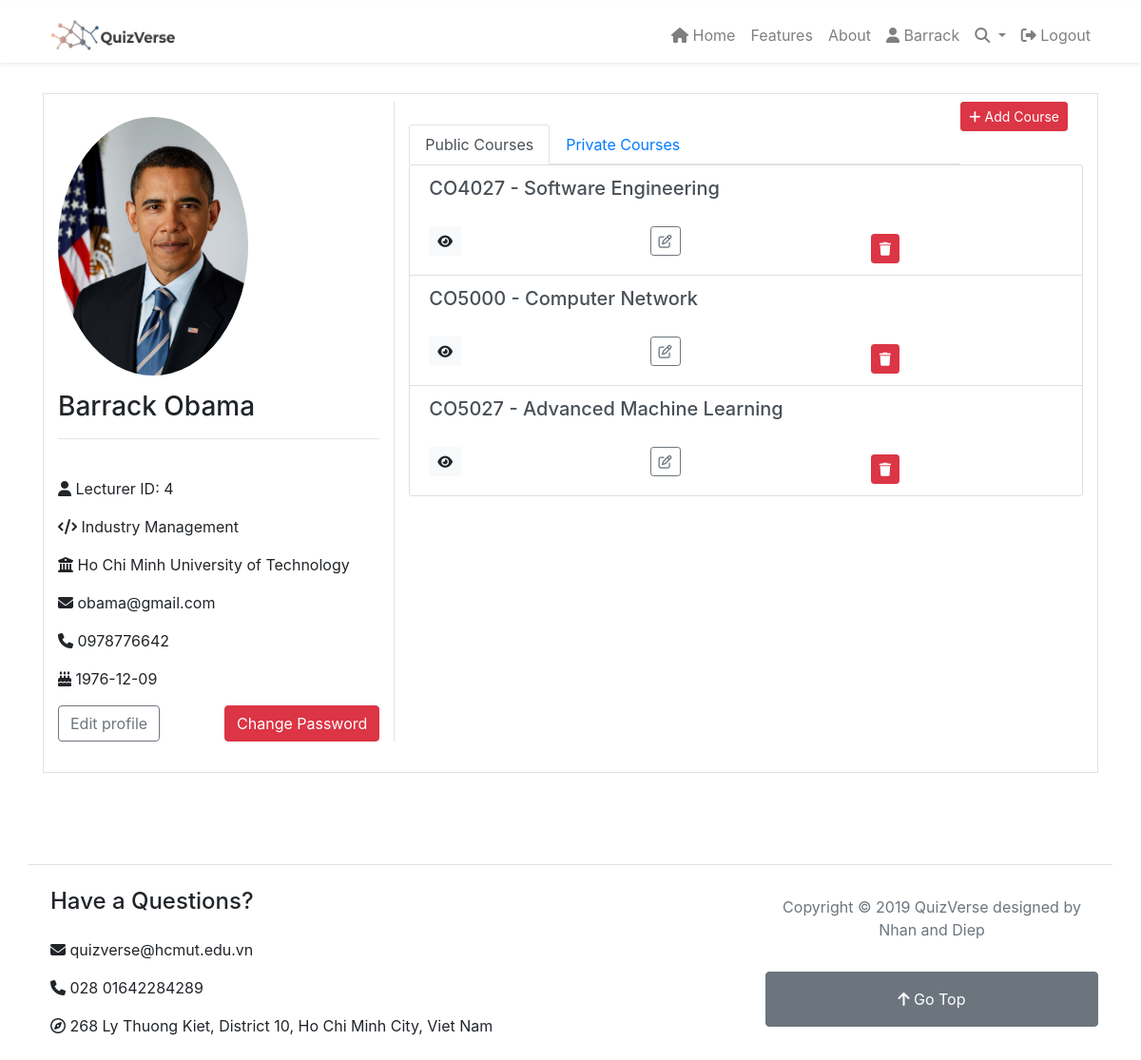
Screenshot of /courses (signed in) with the database file from the repository.
### tables this page shows
CREATE TABLE `users` (
  `id` int(11) NOT NULL,
  `fname` varchar(255) NOT NULL,
  `lname` varchar(255) NOT NULL,
  `email` varchar(255) NOT NULL,
  `password` varchar(255) NOT NULL,
  `dob` date NOT NULL,
  `phone` varchar(255) NOT NULL,
  `lid` varchar(255) NOT NULL,
  `faculty` varchar(255) NOT NULL,
  `role` varchar(255) NOT NULL DEFAULT 'lecturer',
  `avatar` varchar(255) NOT NULL
);

CREATE TABLE `courses` (
  `id` int(11) NOT NULL,
  `course_id` varchar(255) NOT NULL,
  `name` varchar(255) NOT NULL,
  `user_id` int(11) NOT NULL,
  `privacy` varchar(255) NOT NULL
);

### app/controllers/Courses.php (called while the page is built, shortened)
<?php
class Courses extends Controller
{
    public function __construct()
    {
        $this->courseModel = $this->model('Course');
    }
    public function index()
    {
        $courses = $this->courseModel->getCourses();
        $user_data = $this->courseModel->getUserData();
        $data = [
            'courses' => $courses,
            'user_data' => $user_data
        ];
        $this->view('courses/index', $data);
    }
}

### app/libraries/Core.php (called while the page is built, shortened)
<?php
    class Core {
        protected $currentMethod = 'index';
        public function __construct(){
            $url = $this->getUrl();
            if(file_exists('../app/controllers/' . ucwords($url[0]) . '.php')){
                unset($url[0]);
            }
            $this->currentController = new $this->currentController;
            $this->params = $url ? array_values($url) : [];
            call_user_func_array([$this->currentController, $this->currentMethod], $this->params);
        }
        public function getUrl(){
            if(isset($_GET['url'])){
                $url = rtrim($_GET['url'], '/');
                $url = filter_var($url, FILTER_SANITIZE_URL);
                $url = explode('/', $url);
                return $url;
            }
        }
    }

### public/index.php (called while the page is built, shortened)
<?php
    $init = new Core;

### app/libraries/Database.php (called while the page is built, shortened)
<?php
class Database
{
    private $host = DB_HOST;
    private $user = DB_USER;
    private $pass = DB_PASS;
    private $dbname = DB_NAME;
    private $dbh;
    private $stmt;
    public function __construct()
    {
        $dsn  = 'mysql:host=' . $this->host . ';dbname=' . $this->dbname;
        $options = array(
            PDO::ATTR_PERSISTENT => true,
            PDO::ATTR_ERRMODE => PDO::ERRMODE_EXCEPTION
        );
        try {
            $this->dbh = new PDO($dsn, $this->user, $this->pass, $options);
        } catch (PDOException $e) {
            $this->error = $e->getMessage();
            echo $this->error;
        }
    }
    public function query($sql)
    {
        $this->stmt = $this->dbh->prepare($sql);
    }
    public function execute()
    {
        return $this->stmt->execute();
    }
    public function resultSet()
    {
        $this->execute();
        return $this->stmt->fetchAll(PDO::FETCH_OBJ);
    }
    public function single()
    {
        $this->execute();
        return $this->stmt->fetch(PDO::FETCH_OBJ);
    }
}

### app/models/Course.php (called while the page is built, shortened)
<?php
class Course
{
    private $db;
    public function __construct()
    {
        $this->db = new Database;
    }
    public function getCourses()
    {
        $user_id = $_SESSION['user_id'];
        $this->db->query('SELECT *,
                            courses.id as cid,
                            courses.course_id as courseId,
                            users.id as userId
                            FROM courses
                            INNER JOIN users
                            ON courses.user_id = users.id
                            WHERE courses.user_id = '.$user_id.'
                            ORDER BY courses.course_id ASC
                            ');
        $results = $this->db->resultSet();
        return $results;
    }
    public function getUserData()
    {
        $user_id = $_SESSION['user_id'];
        $this->db->query('SELECT * FROM users WHERE id = '.$user_id);
        $results = $this->db->resultSet();
        $row = $this->db->single();
        return $row;
    }
}

### app/views/courses/index.php (the view, shortened to what this page needs)
<?php require APPROOT . '/views/inc/header.php'; ?><br>
<div class="container border py-2" id="Diep-author-container">
    <div class="row">
        <div class="col-lg-4 border-right">
            <img class="img-fluid rounded-circle mb-3 mt-3" width=200px src="<?php echo URLROOT; ?>/img/uploads/<?php echo $data['user_data']->avatar; ?>" alt="profile-picture">
            <h3><?php echo $data['user_data']->fname . ' ' . $data['user_data']->lname; ?></h3> <hr>
            <br>
            <p>
                <span><i class="fa fa-user"></i></span>
                <span>Lecturer ID: <?php echo $data['user_data']->lid; ?></span>
            </p>
            <?php if (!empty($data['user_data']->faculty)) : ?>
                <p>
                    <span><i class="fa fa-code"></i></span>
                    <span><?php echo $data['user_data']->faculty; ?></span>
                </p>
            <?php else : ?>
            <?php endif ?>
            <p>
                <span><i class="fa fa-university"></i></span>
                <span><?php echo University; ?></span>
            </p>
            <p>
                <span><i class="fa fa-envelope"></i></span>
                <span><?php echo $data['user_data']->email; ?></span>
            </p>
            <?php if (!empty($data['user_data']->phone)) : ?>
                <p>
                    <span><i class="fa fa-phone"></i></span>
                    <span><?php echo $data['user_data']->phone; ?></span>
                </p>
            <?php else : ?>
            <?php endif ?>
            <p>
                <span><i class="fa fa-birthday-cake"></i></span>
                <span><?php echo $data['user_data']->dob; ?></span>
            </p>
            <a href="<?php echo URLROOT; ?>/users/edit/<?php echo $data['user_data']->id; ?>" class="btn btn-outline-secondary">Edit profile</a>
            <a href="<?php echo URLROOT; ?>/users/changepass/<?php echo $data['user_data']->id; ?>" class="btn btn-danger float-right">Change Password</a>
        </div>
        <div class="col-lg-8">
            <a href="<?php echo URLROOT; ?>/courses/add" class="btn btn-danger pull-right btn-sm mr-3">
                <i class="fa fa-plus"></i> Add Course
            </a>
            <br>
            <ul class="nav nav-tabs" id="myTab" role="tablist">
                <li class="nav-item">
                    <a class="nav-link active a-link" id="home-tab" data-toggle="tab" href="#home" role="tab" aria-controls="home" aria-selected="true">Public Courses</a>
                </li>
                <li class="nav-item">
                    <a class="nav-link a-link" id="profile-tab" data-toggle="tab" href="#profiletab" role="tab" aria-controls="profiletab" aria-selected="false">Private Courses</a>
                </li>
            </ul>
            <div class="tab-content">
                <div class="tab-pane fade show active" role="tabpanel" aria-labelledby="home-tab">
                    <div class="list-group">
                        <?php foreach ($data['courses'] as $course) {
                            if ($course->privacy == 'public') { ?>
                                <div class="list-group-item list-group-item-action flex-column align-items-start">
                                    <div class="d-flex justify-content-between">
                                        <h5 class="mb-1"><?php echo $course->courseId; ?> - <?php echo $course->name; ?></h5>
                                    </div><br>
                                    <div class="row justify-content-around">
                                        <div class="col-sm-4">
                                            <a href="<?php echo URLROOT; ?>/topics/show/<?php echo $course->cid; ?>" class="btn btn-light btn-sm"><i class="fas fa-eye"></i></a>
                                        </div>
                                        <div class="col-sm-4">
                                            <a href="<?php echo URLROOT; ?>/courses/edit/<?php echo $course->cid; ?>" class="btn btn-outline-secondary btn-sm"><i class="far fa-edit"></i></a>
                                        </div>
                                        <div class="col-sm-4">
                                            <form onSubmit="return confirm('Are you sure?');" action="<?php echo URLROOT; ?>/courses/delete/<?php echo $course->cid; ?>" method="post">
                                                <button type="submit" class="btn btn-danger btn-sm mt-2" onClick={onSubmit}><i class="fas fa-trash"></i></button>
                                            </form>
                                        </div>
                                    </div>
                                </div>
                        <?php }
                        } ?>
                    </div>
                </div>
            </div>
        </div>
    </div>
    <br>
</div> <br><br>
<?php require APPROOT . '/views/inc/footer.php'; ?>

### app/libraries/Controller.php (shortened to what this page needs)
<?php
    class Controller {
        public function view($view, $data = []){
            if (file_exists('../app/views/' . $view . '.php')){
                require_once '../app/views/' . $view . '.php';
            } else {
                die('View does not exist');
            }
        }
    }

### app/views/inc/header.php (shortened to what this page needs)
<!DOCTYPE html>
<html lang="en">
<head>
  <link rel="stylesheet" href="https://stackpath.bootstrapcdn.com/bootstrap/4.4.1/css/bootstrap.min.css">
  <link href="https://stackpath.bootstrapcdn.com/font-awesome/4.7.0/css/font-awesome.min.css" rel="stylesheet">
  <link href="https://cdn.rawgit.com/michalsnik/aos/2.1.1/dist/aos.css" rel="stylesheet">
</head>
<body>
  <div class="contain py-2">
    <?php require APPROOT . '/views/inc/navbar.php'; ?>
  </div>
  <div class="container">

### app/views/inc/navbar.php (shortened to what this page needs)
<nav class="navbar navbar-expand-md navbar-light py-1 shadow-sm">
    <div class="container">
        <a href="<?php echo URLROOT; ?>" class="navbar-brand">
            <img src="<?php echo URLROOT; ?>/img/quizverse2.png" width="150" height="40" alt="">
        </a>
        <div class="collapse navbar-collapse" id="navbarNav">
            <ul class="navbar-nav ml-auto">
                <li class="nav-item">
                    <a href="<?php echo URLROOT; ?>" class="nav-link"><span><i class="fas fa-home"></i></span> Home</a>
                </li>
                <li class="nav-item">
                    <a href="<?php echo URLROOT; ?>/pages/features" class="nav-link">Features</a>
                </li>
                <li class="nav-item">
                    <a href="<?php echo URLROOT; ?>/pages/about" class="nav-link">About</a>
                </li>
                <?php if (isset($_SESSION['user_id'])) : ?>
                    <li class="nav-item">
                        <a class="nav-link" href="<?php echo URLROOT; ?>/courses"><i class="fas fa-user"></i> <?php echo $_SESSION['user_name']; ?></a>
                    </li>
                    <li class="nav-item dropdown">
                        <a class="nav-link dropdown-toggle" href="#" id="navbarDropdown" role="button" data-toggle="dropdown" aria-haspopup="true" aria-expanded="false">
                            <i class="fas fa-search"></i>
                        </a>
                    </li>
                    <li class="nav-item">
                        <a class="nav-link" href="<?php echo URLROOT; ?>/users/logout"><i class="fas fa-sign-out-alt"> </i> Logout</a>
                    </li>
                <?php endif; ?>
            </ul>
        </div>
    </div>
</nav>

### app/views/inc/footer.php (shortened to what this page needs)
</div>
<br> <br>
<div class="container py-3 border-top w-150">
    <div class="row">
        <div class="col-md-8 ml-auto">
            <div class="d-flex flex-column row-hl">
                <div class="item-hl p-2">
                    <h4>Have a Questions?</h4>
                </div>
                <div class="item-hl p-2">
                    <span><i class="fas fa-envelope"></i></span>
                    <span> quizverse@hcmut.edu.vn</span>
                </div>
                <div class="item-hl p-2">
                    <span><i class="fas fa-phone"></i></span>
                    <span> 028 01642284289</span>
                </div>
                <div class="item-hl p-2">
                    <span><i class="far fa-compass"></i></span>
                    <span> 268 Ly Thuong Kiet, District 10, Ho Chi Minh City, Viet Nam</span>
                </div>
            </div>
        </div>
        <div class="col-md-4 ml-auto text-center">
            <div class="d-flex flex-column row-hl">
                <div class="item-hl p-3">
                    <p class="text-secondary">Copyright &copy; 2019 QuizVerse designed by Nhan and Diep</p>
                </div>
                <button class="btn btn-secondary p-3" onclick="topFunction()" id="myBtn" title="Go to top"><i class="fas fa-arrow-up"></i> Go Top</button>
            </div>
        </div>
    </div>
</div>
</body>
</html>

### rows the page displays
users: avatar (picture), fname "Barrack", lname "Obama", lid "4", faculty "Industry Management", email "obama@gmail.com", phone "0978776642", dob "1976-12-09"
courses: course "CO4027", name "Software Engineering"
courses: course "CO5000", name "Computer Network"
courses: course "CO5027", name "Advanced Machine Learning"

### other values shown
$_SESSION['user_name'] "Barrack"
University "Ho Chi Minh University of Technology"
